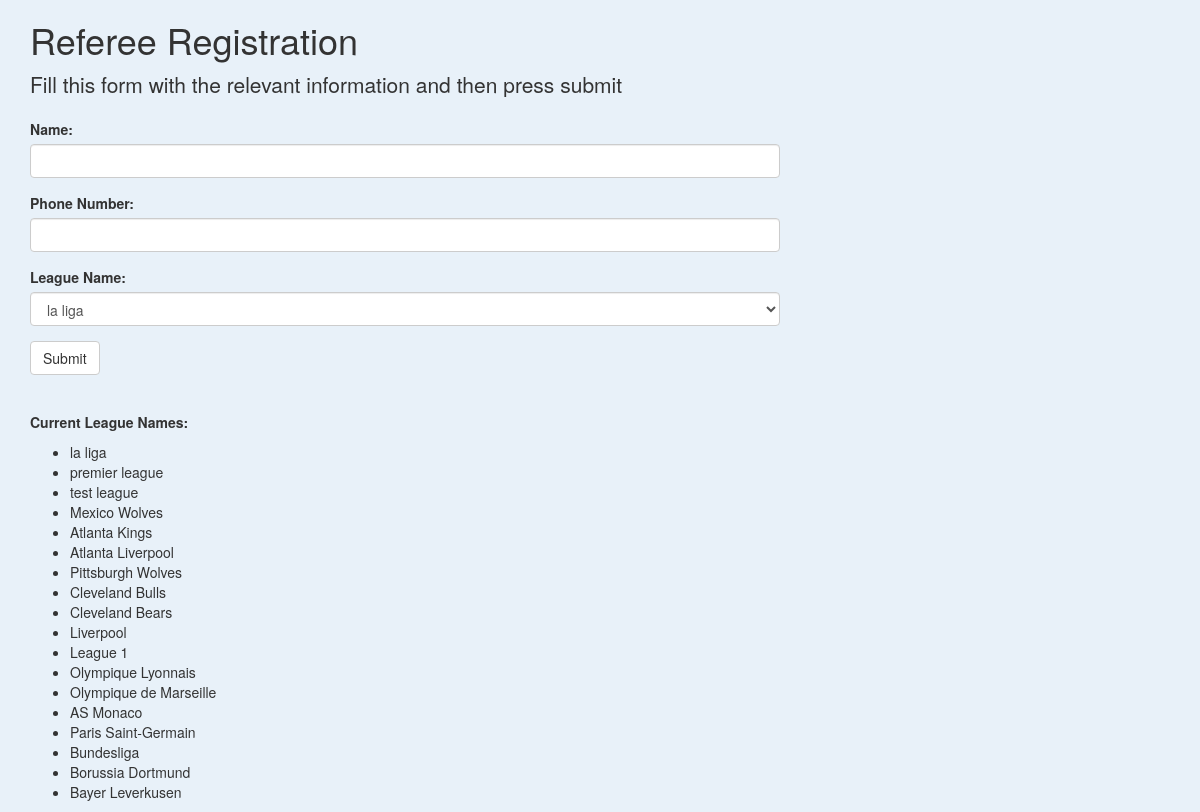
The app's page /referee, older data.
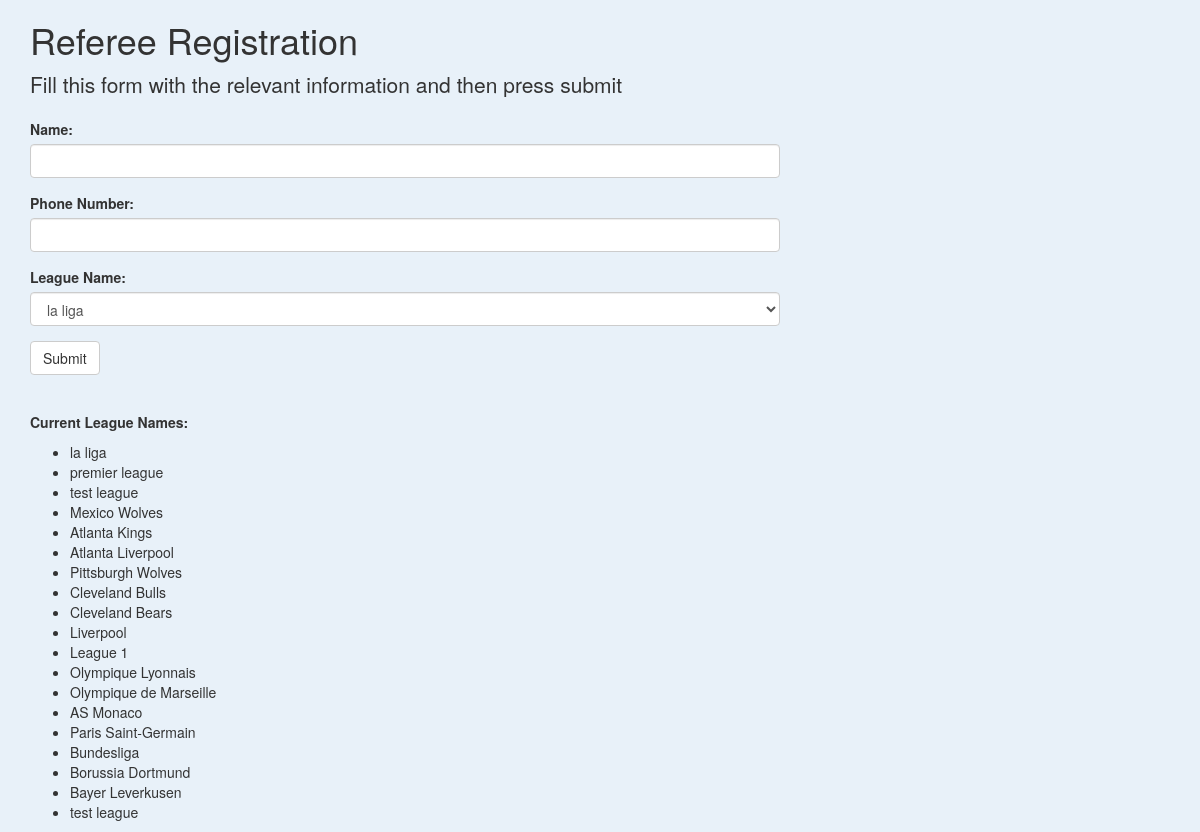
The same page, newer data.
### tables this page shows
CREATE TABLE League (
    l_sportsname    varchar(25),
    l_name          varchar(50),
    l_numteams      unsigned int,
    l_leaguekey     unsigned int
);

### main.py (the view, shortened to what this page needs)
@app.route('/referee', methods=['GET', 'POST'])
def referee():
    class RefForm(FlaskForm):
        query = '''select l_name from league'''
        conn = sqlite3.connect(database)
        result = conn.execute(query)
        leagueNames = []
        for row in result:
            leagueNames.append(row[0])
        name = StringField('Name:', validators=[DataRequired()])
        phonenumber = StringField('Phone Number:', validators=[DataRequired()])
        league = SelectField('League Name:', choices = leagueNames)
        submit = SubmitField('Submit')
    conn = sqlite3.connect(database)
    cursor = conn.cursor()
    form = RefForm()
    message = ""
    leagueNames = []
    leagueQuery = '''SELECT l_name from league'''.format(form.league.data)
    result = conn.execute(leagueQuery)
    for row in result:
        leagueNames.append(row[0])
    conn.close()
    return render_template('referee.html', form=form, message=message, leagueNames=leagueNames)

### main.py
    class RefForm(FlaskForm):
        query = '''select l_name from league'''
        conn = sqlite3.connect(database)
        result = conn.execute(query)
        leagueNames = []
        for row in result:
            leagueNames.append(row[0])
        name = StringField('Name:', validators=[DataRequired()])
        phonenumber = StringField('Phone Number:', validators=[DataRequired()])
        league = SelectField('League Name:', choices = leagueNames)
        submit = SubmitField('Submit')

### templates/referee.html (shortened to what this page needs)
{% extends 'bootstrap/base.html' %}
{% import "bootstrap/wtf.html" as wtf %}
{% block styles %}
{{ super() }}
{% endblock %}
{% block content %}
<div class="container">
  <div class="row">
    <div class="col-md-10 col-lg-8 mx-lg-auto mx-md-auto">
      <h1 class="pt-5 pb-2">Referee Registration</h1>
      <p class="lead">Fill this form with the relevant information and then press submit</p>
      {{ wtf.quick_form(form) }}
      <p class="pt-5" style="margin-top:5%;"><strong>Current League Names: </strong></p>
      <ul>
        {% for name in leagueNames %}
        <li>{{name}}</li>
        {% endfor %}
        </ul>
    </div>
  </div>
</div>
{% endblock %}

Row changes from the older to the newer data that the page shows:
added League: l_name "test league"
